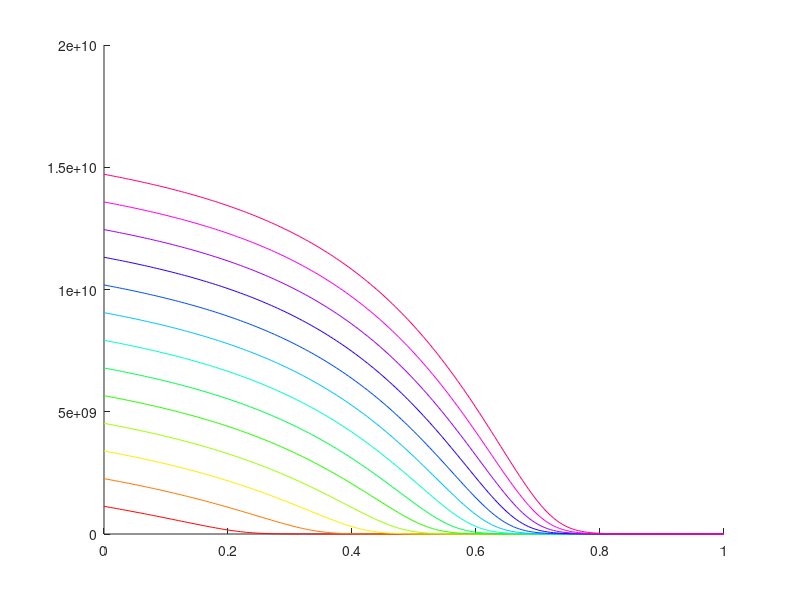
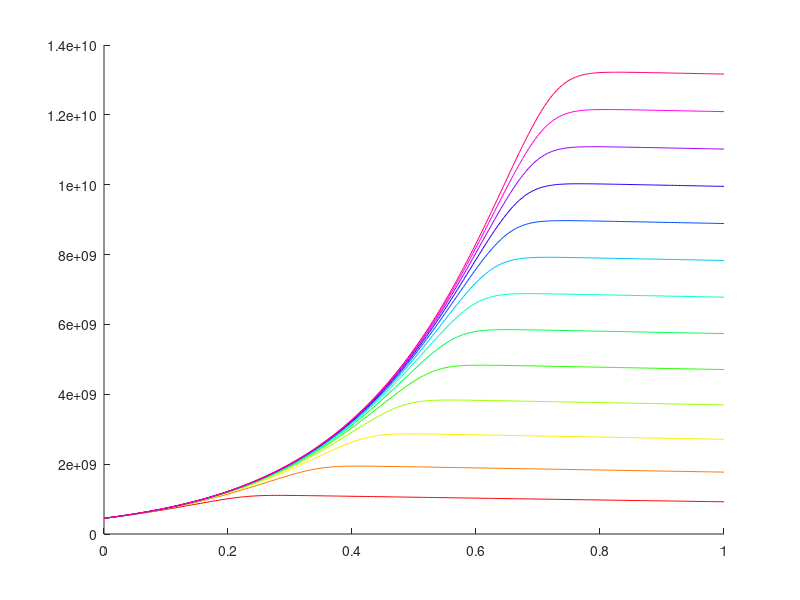
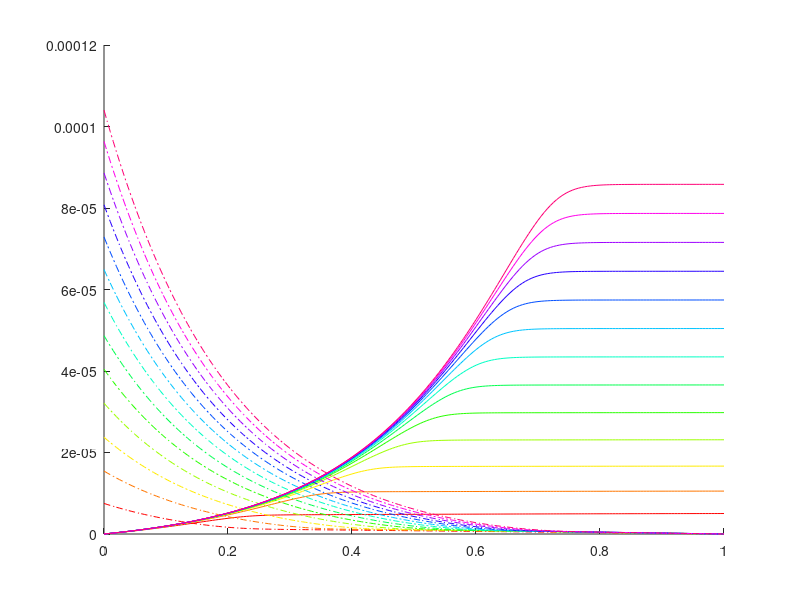
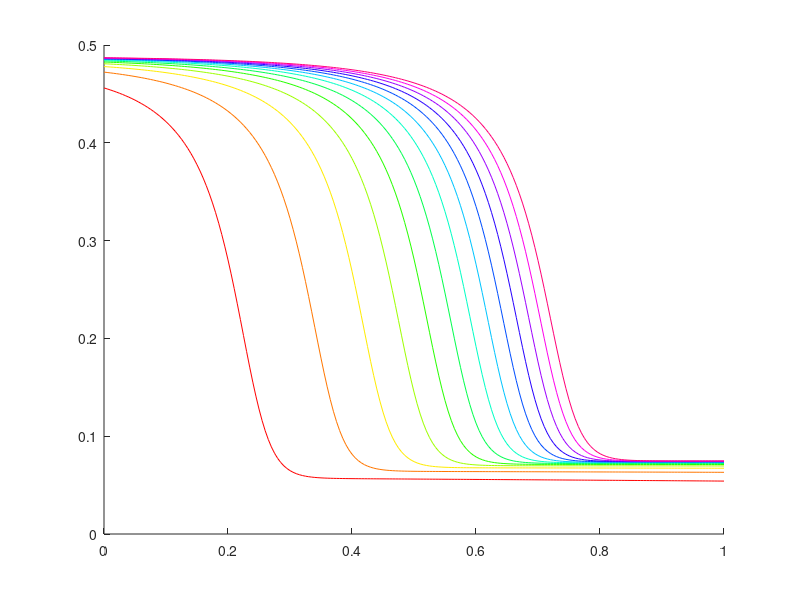

Here is the MATLAB script that generated these plots, in order:
clear
close('all')
%%Rate media rate equations, quasi 2-level system

%for ASE see Pedersen, B., The design of erbium-doped fiber amplifiers. 1991, Journal of Lightwave Tech. 

%-----plotting
% numPlots = 11;
% 
% m = floor(sqrt(numPlots));      %rows of plots
% n = ceil(numPlots/m);           %columns of plots
% p = 1;                          %current plotting position
% 
% scrsz = get(0,'ScreenSize');
% f = figure('Position',[1 scrsz(4) 2*scrsz(3)/3 2*scrsz(4)/3], 'Visible', 'off');

%color parameters
nCol = 12;
pcol = [1 0 0];
sigcol = [1 0 1];
asefcol = [0 0 1];
asebcol = [0 1 1];
%-----


%constants
h = 6.62606957E-34;     %J*s
c = 299792458;          %m/s

%parameters
%fibre parameters
L = 1.0;                  %m fiber length
alpha_p = 250/(10/log(10));  %absorption coef. m^-1, 250 dB/m from NuFern YSF-HI

%cross sections, from NKT photonics crossection file
s_ap = 3.04306E-24;     %absorption pump, m^2
s_ep = 3.17025E-24;     %emission pump, m^2
s_as = 0.04966E-24;     %abs signal, m^2
s_es = 0.59601E-24;     %emi signal, m^2

N = alpha_p/s_ap;          %number density of doopant atoms, #/m^3

tau_se = 770E-6;        %spontaneous emission lifetime, s, see Barnard 1994 j quant elec.

%wavelengths
l_p = 0.976E-6;         %pump wavelength, 976nm
l_s = 1.028E-6;         %signal wavelength, 1028nm
v_p = c/l_p;            %pump freq, Hz
v_s = c/l_s;            %signal freq, Hz

dl = 50E-9;             %ase bandwidth

%calculated constants (see notebook 1, page , or equation below)
b_p = (s_ap + s_ep)/(h*v_p);
b_s = (s_as + s_es)/(h*v_s);
a_p = s_ap/(h*v_p);
a_s = s_as/(h*v_s);


%With these defined contsants, rate equation looks like
%dn2/dt = a_p*I_p + a_s*I_s - n2*(b_p*I_p + b_s*I_s + 1/tau_se)



%%
%Position-dependent pump intensity
dz = L/200;                %spacial slice, 2mm
z = 0:dz:L;

P_pi = 0.05;        %lowest pump power (W)
P_pf = 0.65;        %highest pump power (W)

d = 7.5E-6;           %core diameter (m), 7.5um MFD from NuFern

I_0p = (P_pi:P_pi:P_pf)/(pi*(d/2)^2);          %Initial pump intensity, 10kW/cm^2 = 1E8 W/m^2 --> 1W 6um core diameter ~3.5E10W/m^2
I_0s = 4.5E8;                %total seed signal intensity


%DE's for light intensity
dI_p = @(z,I_p,n2) (-(s_ap*N*(1-n2) - s_ep*N*n2)).*I_p;
dI_sig = @(z,I_sig,n2) (-(s_as*N*(1-n2) - s_es*N*n2)).*I_sig;
dI_ase = @(z,I_ase, n2) (-(s_as*N*(1-n2) - s_es*N*n2)).*I_ase + n2*h*v_s*N*s_es*(dl*c/l_s^2);
%note ASE has same DE, but z directions are different, this is implemented
%below

    
%Initialize parameters
I_p = zeros(length(I_0p),length(z));        %pump intensity
I_s = zeros(length(I_0p),length(z));        %combind signal intensity (signal, ase)
I_sig = zeros(length(I_0p),length(z));      %singal (of interest) intensity
I_asef = zeros(length(I_0p),length(z));     %forward ase intensity, also initial cond.
I_aseb = zeros(length(I_0p),length(z));     %forward ase intensity, also initial cond.
n_2 = zeros(length(I_0p),length(z));        %excited state population
dg = zeros(length(I_0p),length(z));         %gain contribution
g = zeros(length(I_0p),length(z));          %gain coefficient
G = zeros(length(I_0p),length(z));          %gain  
a = 0;                                      %loss coeff. not currently used

%initial Pump/Signal conditions
I_p(:,1) = I_0p;
I_sig(:,1) = I_0s;
    
    
    %while-loop determinants
j = 0;
cGain = zeros(length(I_0p),1);
errG = 1;
err = [];
    
    
%Main loop
while j < 500 && abs(errG) > 1E-12

pGain = cGain;    

%RK4 method
%single-pass propagation    
for i = 1:length(z)
k = length(z) - i + 1;

    I_s(:,i) = I_sig(:,i) + I_asef(:,i) + I_aseb(:,i);
    n_2(:,i) = (a_p*I_p(:,i) + a_s*I_s(:,i))./(b_p*I_p(:,i) + b_s*I_s(:,i) + 1/tau_se);

    if i<length(z)
        
        %update I_p
        k1 = dI_p(z(i), I_p(:,i), n_2(:,i));
        k2 = dI_p(z(i) + dz/2, I_p(:,i) + k1*dz/2, n_2(:,i));
        k3 = dI_p(z(i) + dz/2, I_p(:,i) + k2*dz/2, n_2(:,i));
        k4 = dI_p(z(i) + dz, I_p(:,i) + k3*dz, n_2(:,i));
        I_p(:,i+1) = I_p(:,i) + (k1+2*k2+2*k3+k4)*dz/6;
        
        %update I_sig
        k1 = dI_sig(z(i), I_sig(:,i), n_2(:,i));
        k2 = dI_sig(z(i) + dz/2, I_sig(:,i) + k1*dz/2, n_2(:,i));
        k3 = dI_sig(z(i) + dz/2, I_sig(:,i) + k2*dz/2, n_2(:,i));
        k4 = dI_sig(z(i) + dz, I_sig(:,i) + k3*dz, n_2(:,i));
        I_sig(:,i+1) = I_sig(:,i) + (k1+2*k2+2*k3+k4)*dz/6;
        
        %update I_asef
        k1 = dI_ase(z(i), I_asef(:,i), n_2(:,i));
        k2 = dI_ase(z(i) + dz/2, I_asef(:,i) + k1*dz/2, n_2(:,i));
        k3 = dI_ase(z(i) + dz/2, I_asef(:,i) + k2*dz/2, n_2(:,i));
        k4 = dI_ase(z(i) + dz, I_asef(:,i) + k3*dz, n_2(:,i));
        I_asef(:,i+1) = I_asef(:,i) + (k1+2*k2+2*k3+k4)*dz/6;
        
        %update I_aseb
        k1 = dI_ase(z(k), I_aseb(:,k), n_2(:,k));
        k2 = dI_ase(z(k) + dz/2, I_aseb(:,k) + k1*dz/2, n_2(:,k));
        k3 = dI_ase(z(k) + dz/2, I_aseb(:,k) + k2*dz/2, n_2(:,k));
        k4 = dI_ase(z(k) + dz, I_aseb(:,k) + k3*dz, n_2(:,k));
        I_aseb(:,k-1) = I_aseb(:,k) + (k1+2*k2+2*k3+k4)*dz/6;
        

    end
    
   %single-pass gain
    g(:,i) = (s_es*N*n_2(:,i) - s_as*N*(1-n_2(:,i))); 
    dg(:,i) = g(:,i)*dz;
    G(:,i) = exp(sum(dg(:,1:i),2));
    
    cGain = G(:,end);
    
end

errG = max(abs((cGain - pGain)./cGain));
err = [err, errG];

j = j+1;

end

%display final loop count and err
display(['Number of loops: ',num2str(j)]);
display(['Gain error: ', num2str(errG)]);


%%
%Plotting
pumpPlot = figure('Name', 'Pump Power');
signalPlot = figure('Name', 'Signal Power');
asePlot = figure('Name', 'ASE Power');
nPlot = figure('Name', 'Popultion Excitation');

col = hsv(length(I_0p));

for i = 1:length(I_0p)
    
figure(pumpPlot)
hold on
plot(z, I_p(i,:), 'Color', col(i,:));

figure(signalPlot)
hold on
plot(z, I_sig(i,:), 'Color', col(i,:));

figure(asePlot)
hold on
plot(z, I_asef(i,:),'-', 'Color', col(i,:));
plot(z, I_aseb(i,:),'-.', 'Color', col(i,:));

figure(nPlot)
hold on
plot(z, n_2(i,:), 'Color', col(i,:));

end




